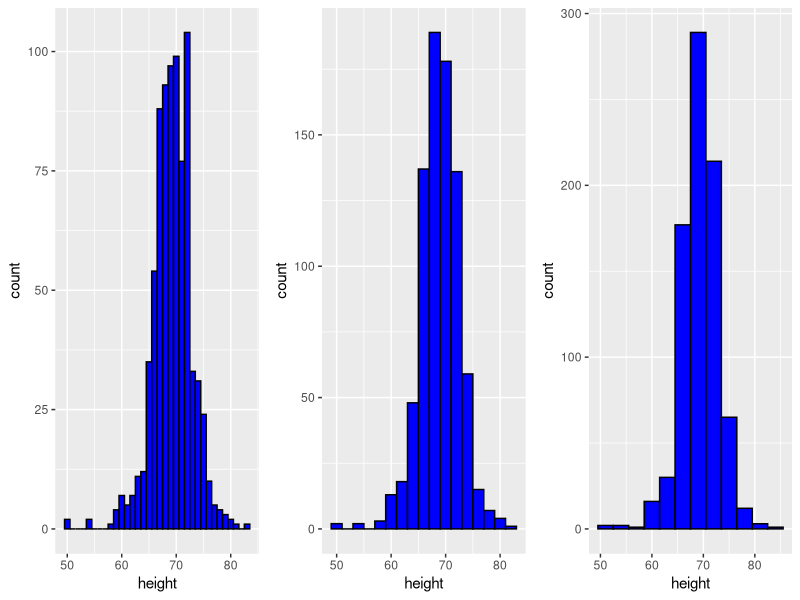

This figure's R source:
library(tidyverse)
library(dslabs)
data(heights)



# define plots p1, p2, p3
p <- heights %>% filter(sex == "Male") %>% ggplot(aes(x = height))
p1 <- p + geom_histogram(binwidth = 1, fill = "blue", col = "black")
p2 <- p + geom_histogram(binwidth = 2, fill = "blue", col = "black")
p3 <- p + geom_histogram(binwidth = 3, fill = "blue", col = "black")

# arrange plots next to each other in 1 row, 3 columns
library(gridExtra)
grid.arrange(p1, p2, p3, ncol = 3)
